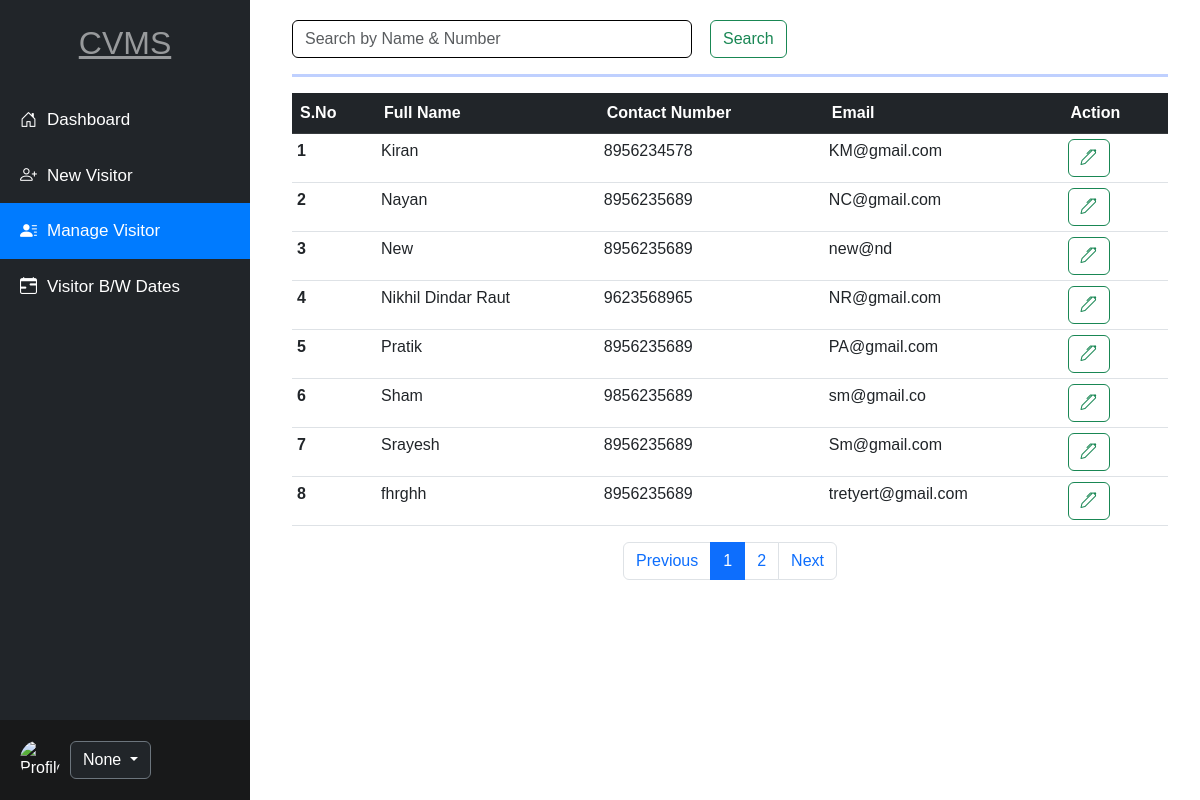
Screenshot of /managevisiter with the database file from the repository.
### app/models.py (models this page shows, shortened)
class Add_new_visiter(models.Model):
    id = models.AutoField(primary_key=True)
    fullname = models.CharField(max_length=100)
    email = models.EmailField()
    phonenum = models.CharField(max_length=15)
    address = models.TextField()
    whomtomeet = models.CharField(max_length=100)
    department = models.CharField(max_length=100)
    reasontomeet = models.CharField(max_length=255)
    date = models.DateField(auto_now_add=True)
    remark = models.CharField(max_length=20,default='')

### app/views.py (the view, shortened to what this page needs)
# urls.py: path('managevisiter',views.Managevisiter,name='managevisiter'),
def Managevisiter(request):
    username = request.session.get('username')
    visitors = None
    if not visitors:
        try:
            visitors = Add_new_visiter.objects.all().order_by('fullname')
        except :
            messages.error(request,"Something went wrong...!")
    paginator = Paginator(visitors, 8)
    page_number = request.GET.get('page')
    try:
        page_obj  = paginator.get_page(page_number)
    except PageNotAnInteger:
        page_obj = paginator.page(1)
    param = {'visitors':page_obj,'username': username}
    return render(request,'managevisiter.html',param)

### app/templates/managevisiter.html (shortened to what this page needs)
<!DOCTYPE html>
<html lang="en">
<head>
    <link href="https://cdn.jsdelivr.net/npm/bootstrap@5.3.0-alpha1/dist/css/bootstrap.min.css" rel="stylesheet">
    <link href="https://cdnjs.cloudflare.com/ajax/libs/bootstrap-icons/1.5.0/font/bootstrap-icons.min.css" rel="stylesheet">
    <link rel="stylesheet" href="https://cdn.jsdelivr.net/npm/bootstrap-table@1.23.2/dist/bootstrap-table.min.css">
</head>
<body>
    <div class="container-fluid">
        <div class="sidebar">
            <div>
                <h2 class="mt-1">CVMS</h2>
                <a href="/dashboard"><i class="bi bi-house-door"></i>Dashboard</a>
                <a href="/newvisiter"><i class="bi bi-person-plus"></i>New Visitor</a>
                <a href="/managevisiter"><i class="bi bi-person-lines-fill"></i>Manage Visitor</a>
                <a href="/visitbydate"><i class="bi bi-calendar-range"></i>Visitor B/W Dates</a>
            </div>
            <div class="profile-section">
                <img src="https://encrypted-tbn0.gstatic.com/images?q=tbn:ANd9GcTpvAh_S9v0U8Sy7IK76J4PMEATaqYuc8j_lQ&s" alt="Profile Image">
                <div class="dropdown">
                    <button class="btn btn-secondary dropdown-toggle bg-dark" type="button" id="dropdownMenuButton"
                        data-bs-toggle="dropdown" aria-expanded="false">
                        {{ username }}
                    </button>
                </div>
            </div>
        </div>
        <div class="content">
            <div class="search-bar mb-1">
                <form class="d-flex" method="post">
                    <input class="form-control me-2" type="search" name="searchfield" placeholder="Search by Name & Number" autocomplete="off" aria-label="Search">
                    <button class="btn btn-outline-success" type="submit">Search</button>
                </form>
            </div>
            <hr class="my-3" style="border-top: 3px solid rgb(0, 68, 255);">
            <div class="table1">
                <table class="table">
                    <thead class="thead-dark">
                        <tr class="table-dark">
                            <th scope="col">S.No</th>
                            <th scope="col">Full Name</th>
                            <th scope="col">Contact Number</th>
                            <th scope="col">Email</th>
                            <th scope="col">Action</th>
                        </tr>
                    </thead>
                    <tbody>
                        {% for visitor in visitors %}
                        <tr>
                            <th>{{ forloop.counter }}</th>
                            <td>{{ visitor.fullname }}</td>
                            <td>{{ visitor.phonenum }}</td>
                            <td>{{ visitor.email }}</td>
                            <td><a class="btn btn-outline-success" href="/updatevisiter/{{ visitor.id }}"><i class="bi bi-pen"></i></a></td>
                        </tr>
                        {% endfor %}
                    </tbody>
                </table>
                <nav aria-label="Visitor navigation">
                    <ul class="pagination justify-content-center">
                        {% if visitors.has_previous %}
                            <li class="page-item">
                                <a class="page-link" href="?page={{ visitors.previous_page_number}}">Previous</a>
                            </li>
                        {%  else %}
                            <li class="page-item">
                                <a class="page-link" tabindex="-1">Previous</a>
                            </li>
                        {% endif %}
                        {% for i in visitors.paginator.page_range %}
                            {% if i == visitors.number %}
                                <li class="page-item">
                                    <a class="page-link active" href="?page={{i}}">{{i}}</a>
                                </li>
                            {% else %}
                                <li class="page-item">
                                    <a class="page-link" href="?page={{i}}">{{i}}</a>
                                </li>
                            {% endif %}
                        {% endfor %}
                        {% if visitors.has_next %}
                            <li class="page-item">
                                <a class="page-link" href="?page={{ visitors.next_page_number }}">Next</a>
                            </li>
                        {%else%}
                            <li class="page-item">
                                <a class="page-link" tabindex="-1">Next</a>
                            </li>
                        {% endif %}
                    </ul>
                </nav>
            </div>
        </div>
    </div>
</body>
</html>

### app/templates/managevisiter.html (style rules this page uses)
body { font-family: Arial, sans-serif; margin: 0; }
.sidebar { height: 100vh; width: 250px; position: fixed; top: 0; left: 0; background-color: #212529; color: white; padding-top: 20px; display: flex; flex-direction: column; justify-content: space-between; }
.sidebar a { color: white; padding: 15px 20px; text-decoration: none; font-size: 17px; display: flex; align-items: center; }
.sidebar a.active { background-color: #007bff; color: white; }
.sidebar a i { margin-right: 10px; }
.sidebar .profile-section { padding: 20px; display: flex; align-items: center; background-color: #18191a; }
.sidebar .profile-section img { border-radius: 50%; width: 40px; height: 40px; margin-right: 10px; }
.sidebar h2 { text-align: center; text-decoration: underline; margin-bottom: 30px; color: rgba(255, 255, 255, 0.538); }
.content { margin-left: 260px; padding: 20px; }
.search-bar input { width: 400px; border: 1px solid black; }
.search-bar button { margin-left: 10px; }
.table1 table tbody tr { padding: 0 !important; margin: 0 !important; }
.table1 table tbody tr td, .table1 table tbody tr th { padding: 5px !important; }
.table1 table tbody tr:nth-child(odd) { background-color: #ffffff; }
.table1 table tbody tr:nth-child(even) { background-color: #a3e4d7a8; }

### rows the page displays
Add_new_visiter: fullname "Kiran", phonenum "8956234578", email "KM@gmail.com"
Add_new_visiter: fullname "Nayan", phonenum "8956235689", email "NC@gmail.com"
Add_new_visiter: fullname "New", phonenum "8956235689", email "new@nd"
Add_new_visiter: fullname "Nikhil Dindar Raut", phonenum "9623568965", email "NR@gmail.com"
Add_new_visiter: fullname "Pratik", phonenum "8956235689", email "PA@gmail.com"
Add_new_visiter: fullname "Sham", phonenum "9856235689", email "sm@gmail.co"
Add_new_visiter: fullname "Srayesh", phonenum "8956235689", email "Sm@gmail.com"
Add_new_visiter: fullname "fhrghh", phonenum "8956235689", email "tretyert@gmail.com"

### other values shown
{{ username }} "None"
{{ i }} "1"
{{ i }} "2"
